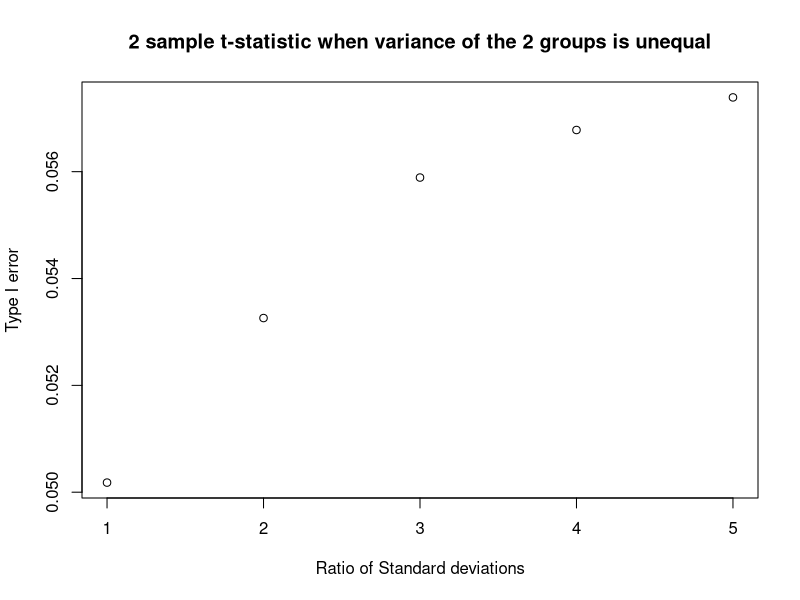

R code for this plot:
twosample.tstatistic=function(x,y){
n1=length(x);
n2=length(y);
x1bar=mean(x);
x2bar=mean(y);
s1=sd(x);
s2=sd(y);
spsquared=((n1-1)*(s1^2)+(n2-1)*(s2^2))/(n1+n2-2);
tstat=(x1bar-x2bar)/(sqrt((spsquared/n1)+(spsquared/n2)));
return(tstat);
}

#MC simulation to test robustness of 2 sample t statistic
n=15;
n1=n;
n2=n;
N=100000;
alpha=.05;
sddratio=seq(1,5,1)
iters=length(sddratio);
rejectarr=array(1:iters);
for (i in 1:iters){
nreject=0;
for(jj in 1:N){
x1=rnorm(n1);
x2=rnorm(n2)*sddratio[i];
#x2=rt(n2,df=dof);
tstat=twosample.tstatistic(x1,x2);
if (abs(tstat)>qt(1-alpha/2, df=n1+n2-2)){
nreject=nreject+1;
}
}
significancelevel=nreject/N;
rejectarr[i]=significancelevel;
}
plot(sddratio,rejectarr, xlab="Ratio of Standard deviations", ylab="Type I error", main="2 sample t-statistic when variance of the 2 groups is unequal")